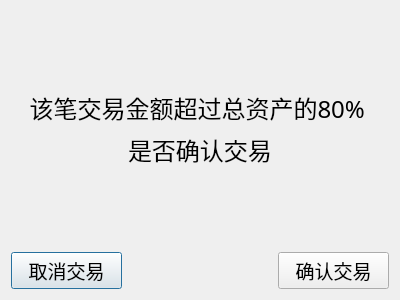
<?xml version="1.0" encoding="UTF-8"?>
<ui version="4.0">
 <class>RickNotice</class>
 <widget class="QDialog" name="RickNotice">
  <property name="geometry">
   <rect>
    <x>0</x>
    <y>0</y>
    <width>400</width>
    <height>300</height>
   </rect>
  </property>
  <property name="windowTitle">
   <string>Dialog</string>
  </property>
  <layout class="QGridLayout" name="gridLayout">
   <item row="3" column="1">
    <spacer name="verticalSpacer">
     <property name="orientation">
      <enum>Qt::Vertical</enum>
     </property>
     <property name="sizeHint" stdset="0">
      <size>
       <width>20</width>
       <height>40</height>
      </size>
     </property>
    </spacer>
   </item>
   <item row="1" column="0" colspan="3">
    <widget class="QLabel" name="label">
     <property name="font">
      <font>
       <family>华文新魏</family>
       <pointsize>18</pointsize>
      </font>
     </property>
     <property name="text">
      <string>   该笔交易金额超过总资产的80%</string>
     </property>
    </widget>
   </item>
   <item row="2" column="1">
    <widget class="QLabel" name="label_2">
     <property name="font">
      <font>
       <family>华文新魏</family>
       <pointsize>18</pointsize>
      </font>
     </property>
     <property name="text">
      <string>是否确认交易</string>
     </property>
    </widget>
   </item>
   <item row="4" column="0">
    <widget class="QPushButton" name="pushButton">
     <property name="font">
      <font>
       <family>华文新魏</family>
       <pointsize>14</pointsize>
      </font>
     </property>
     <property name="text">
      <string>取消交易</string>
     </property>
    </widget>
   </item>
   <item row="4" column="2">
    <widget class="QPushButton" name="pushButton_2">
     <property name="font">
      <font>
       <family>华文新魏</family>
       <pointsize>14</pointsize>
      </font>
     </property>
     <property name="text">
      <string>确认交易</string>
     </property>
    </widget>
   </item>
   <item row="0" column="1">
    <spacer name="verticalSpacer_2">
     <property name="orientation">
      <enum>Qt::Vertical</enum>
     </property>
     <property name="sizeHint" stdset="0">
      <size>
       <width>20</width>
       <height>40</height>
      </size>
     </property>
    </spacer>
   </item>
  </layout>
 </widget>
 <resources/>
 <connections/>
</ui>
